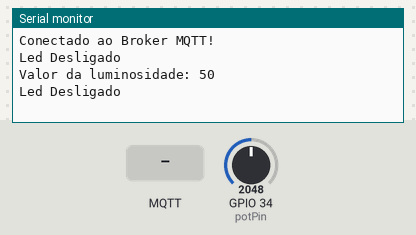
Bench run of a sketch on a simulated ESP32. On the bench: the last lines printed to the serial monitor. The inputs (shaded band) are chosen by the test bench; at power-on: GPIO 34 (potPin) = 2048. WiFi joins after 1.5 s; servers stay silent unless stated; no MQTT or app messages arrive unless stated.

Above: at 4.7 s.
4.8 s: MQTT message "1" arrives on the first subscribed topic
7.0 s: MQTT message "on" arrives on the first subscribed topic
9.0 s: MQTT message "off" arrives on the first subscribed topic
11.0 s: GPIO 34 (potPin) set to 2866
At 12.3 s:
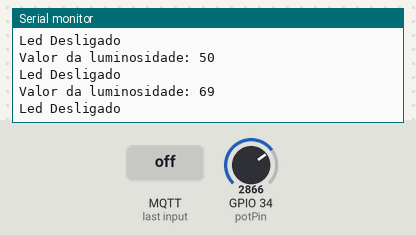
12.5 s: GPIO 34 (potPin) set to 3603
At 13.4 s:
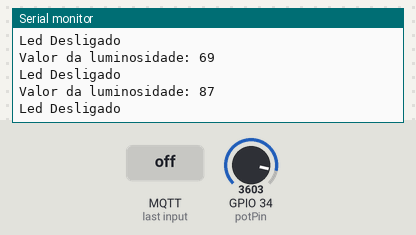
Timing chart, 0 to 15.0 s (numbered marks = the images above; inputs shaded):
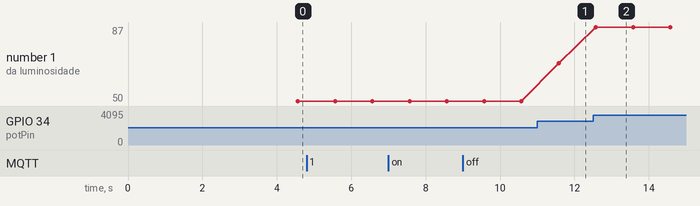

The sketch:

smart_lamp.ino
```cpp
/*
  Projeto: Smart Lamp - FIWARE

  Autores:
  Nicolas Cinel
  Luis Fernando
  Leonrdo Formigari
  Kelvin Lucas


  Projeto acadêmico desenvolvido utilizando ESP32, FIWARE,
  protocolo MQTT e sensor LDR para monitoramento de luminosidade
  e controle remoto do LED.

  Baseado no projeto FIWARE Descomplicado.
*/

#include <WiFi.h>
#include <PubSubClient.h>

// ================= CONFIGURAÇÕES =================

// Wi-Fi utilizado na simulação Wokwi
const char* default_SSID = "Wokwi-GUEST";
const char* default_PASSWORD = "";

// Broker MQTT - FIWARE na AWS
const char* default_BROKER_MQTT = "100.57.167.195";
const int default_BROKER_PORT = 1883;

// Tópicos MQTT da Smart Lamp
const char* default_TOPICO_SUBSCRIBE = "/TEF/lamp002/cmd";
const char* default_TOPICO_PUBLISH_1 = "/TEF/lamp002/attrs";
const char* default_TOPICO_PUBLISH_2 = "/TEF/lamp002/attrs/l";

// Identificação MQTT
const char* default_ID_MQTT = "fiware_002";

// LED onboard do ESP32
const int default_D4 = 2;

const char* topicPrefix = "lamp002";

char* SSID = const_cast<char*>(default_SSID);
char* PASSWORD = const_cast<char*>(default_PASSWORD);
char* BROKER_MQTT = const_cast<char*>(default_BROKER_MQTT);

int BROKER_PORT = default_BROKER_PORT;

char* TOPICO_SUBSCRIBE = const_cast<char*>(default_TOPICO_SUBSCRIBE);
char* TOPICO_PUBLISH_1 = const_cast<char*>(default_TOPICO_PUBLISH_1);
char* TOPICO_PUBLISH_2 = const_cast<char*>(default_TOPICO_PUBLISH_2);

char* ID_MQTT = const_cast<char*>(default_ID_MQTT);

int D4 = default_D4;

WiFiClient espClient;
PubSubClient MQTT(espClient);

char EstadoSaida = '0';

// Inicializa comunicação serial
void initSerial() {
  Serial.begin(115200);
}

// Inicializa conexão Wi-Fi
void initWiFi() {
  delay(10);

  Serial.println("------ Conexao WI-FI ------");
  Serial.print("Conectando-se na rede: ");
  Serial.println(SSID);

  reconectWiFi();
}

// Reconecta ao Wi-Fi caso a conexão seja perdida
void reconectWiFi() {
  if (WiFi.status() == WL_CONNECTED)
    return;

  WiFi.begin(SSID, PASSWORD);

  while (WiFi.status() != WL_CONNECTED) {
    delay(100);
    Serial.print(".");
  }

  Serial.println();
  Serial.println("Wi-Fi conectado!");

  Serial.print("IP do ESP32: ");
  Serial.println(WiFi.localIP());

  digitalWrite(D4, LOW);
}

// Configura o Broker MQTT
void initMQTT() {
  MQTT.setServer(BROKER_MQTT, BROKER_PORT);
  MQTT.setCallback(mqtt_callback);
}

// Reconecta ao Broker MQTT
void reconnectMQTT() {
  while (!MQTT.connected()) {

    Serial.print("Tentando conectar ao Broker MQTT: ");
    Serial.println(BROKER_MQTT);

    if (MQTT.connect(ID_MQTT)) {

      Serial.println("Conectado ao Broker MQTT!");

      // ESP32 fica aguardando comandos enviados pelo FIWARE
      MQTT.subscribe(TOPICO_SUBSCRIBE);

    } else {

      Serial.println("Falha ao conectar no Broker.");
      Serial.println("Nova tentativa em 2 segundos...");

      delay(2000);
    }
  }
}

// Recebe os comandos ON e OFF enviados pelo FIWARE
void mqtt_callback(char* topic, byte* payload, unsigned int length) {

  String msg;

  for (unsigned int i = 0; i < length; i++) {
    msg += (char)payload[i];
  }

  Serial.print("Mensagem recebida: ");
  Serial.println(msg);

  String onTopic = String(topicPrefix) + "@on|";
  String offTopic = String(topicPrefix) + "@off|";

  // Liga o LED
  if (msg.equals(onTopic)) {
    digitalWrite(D4, HIGH);
    EstadoSaida = '1';
    Serial.println("LED LIGADO");
  }

  // Desliga o LED
  if (msg.equals(offTopic)) {
    digitalWrite(D4, LOW);
    EstadoSaida = '0';
    Serial.println("LED DESLIGADO");
  }
}

// Verifica conexões Wi-Fi e MQTT
void VerificaConexoesWiFIEMQTT() {

  if (!MQTT.connected()) {
    reconnectMQTT();
  }

  reconectWiFi();
}

// Envia o estado atual do LED para o FIWARE
void EnviaEstadoOutputMQTT() {

  if (EstadoSaida == '1') {
    MQTT.publish(TOPICO_PUBLISH_1, "s|on");
    Serial.println("Led Ligado");
  }

  if (EstadoSaida == '0') {
    MQTT.publish(TOPICO_PUBLISH_1, "s|off");
    Serial.println("Led Desligado");
  }

  delay(1000);
}

// Configura o LED onboard como saída
void InitOutput() {
  pinMode(D4, OUTPUT);
  digitalWrite(D4, LOW);
}

// Faz a leitura do sensor LDR e envia a luminosidade ao FIWARE
void handleLuminosity() {

  const int potPin = 34;

  int sensorValue = analogRead(potPin);

  // Converte leitura do ESP32 para porcentagem de 0 a 100
  int luminosity = map(sensorValue, 0, 4095, 0, 100);

  String mensagem = String(luminosity);

  Serial.print("Valor da luminosidade: ");
  Serial.println(mensagem);

  // Publica o valor da luminosidade via MQTT
  MQTT.publish(TOPICO_PUBLISH_2, mensagem.c_str());
}

void setup() {

  InitOutput();
  initSerial();
  initWiFi();
  initMQTT();

  delay(2000);
}

void loop() {

  VerificaConexoesWiFIEMQTT();
  EnviaEstadoOutputMQTT();
  handleLuminosity();

  MQTT.loop();
}
```

Measured:
- after the input at 11.0 s, the serial monitor: prints a new line after 0.58 s (image 1)
- after the input at 12.5 s, the serial monitor: prints a new line after 0.08 s (image 2)
- plotted number 1: 50 → 69 after the input at 11.0 s, 69 → 87 after the input at 12.5 s
